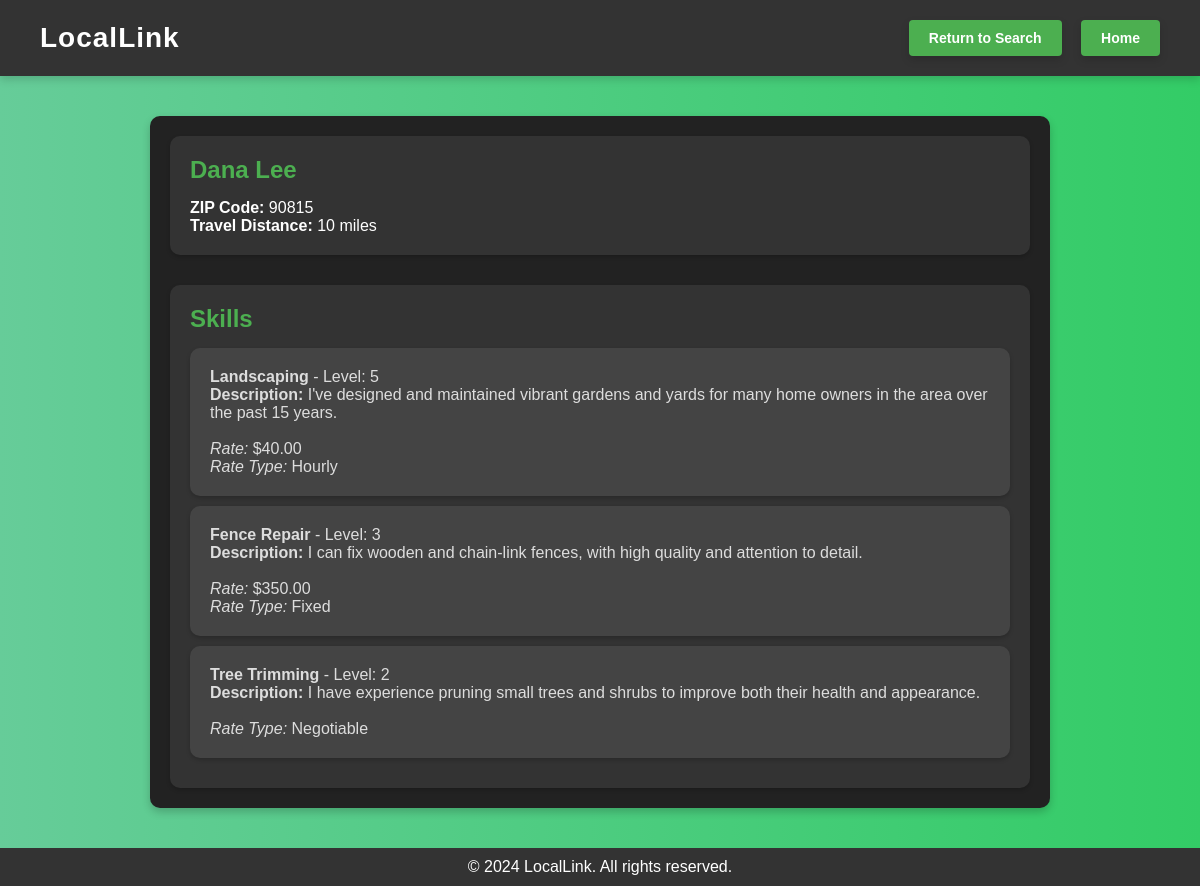
/view/8, run on the app's committed database.
### app/models/worker.py (models this page shows, shortened)
class Worker(db.Model):
    __tablename__ = 'workers'
    id = db.Column(db.Integer, primary_key=True)
    profile_picture = db.Column(db.String(200))
    name = db.Column(db.String(100), nullable=False)
    phone_number = db.Column(db.String(15), unique=True, nullable=False)
    password = db.Column(db.String(200), nullable=False)
    zip_code = db.Column(db.String(10), nullable=False)
    travel_distance = db.Column(db.Integer, nullable=False)
    user_role = db.Column(db.String(50), default='regular')
    about_me = db.Column(db.Text, nullable=True)
    is_online = db.Column(db.Boolean, default=False)
    auto_offline_time = db.Column(db.DateTime, nullable=True)
    job_postings = db.relationship('JobPosting', back_populates='worker')
    contracts = db.relationship('Contract', back_populates='worker')
    skills = db.relationship('Skill', back_populates='worker')  # Add this line

### app/models/skill.py (models this page shows, shortened)
class Skill(db.Model):
    __tablename__ = 'skills'
    id = db.Column(db.Integer, primary_key=True)
    skill_name = db.Column(db.String(120), nullable=False)
    experience_level = db.Column(db.Integer, nullable=False)  # Changed to Integer
    worker_id = db.Column(db.Integer, db.ForeignKey('workers.id'), nullable=False)
    description = db.Column(db.Text, default="No description provided", nullable=False)
    rate_type = db.Column(db.String(20), default="negotiable", nullable=False)
    rate_value = db.Column(db.Float, nullable=True)
    worker = db.relationship('Worker', back_populates='skills')

### app/routes/worker_routes.py (the view, shortened to what this page needs)
@worker_bp.route('/view/<int:worker_id>', methods=['GET'])
def worker_view(worker_id):
    worker = Worker.query.get_or_404(worker_id)
    skills = Skill.query.filter_by(worker_id=worker_id).all()
    employer_id = session.get('employer_id')
    return render_template('worker_view.html', worker=worker, skills=skills)

### app/templates/worker_view.html (shortened to what this page needs)
<!DOCTYPE html>
<html lang="en">
<head>
    <link rel="stylesheet" href="{{ url_for('static', filename='css/worker_view.css') }}">
</head>
<body>
    <header>
        <div class="logo">
            <h1>LocalLink</h1>
        </div>
        <nav>
            <a href="{{ url_for('home.search', zip_code=request.args.get('zip_code'), service_type=request.args.get('service_type')) }}" class="button">Return to Search</a>
            <a href="{{ url_for('home.home') }}" class="button">Home</a>
        </nav>
    </header>
    <main>
        <section class="worker-card">
            <div class="worker-details">
                <h2>{{ worker.name }}</h2>
                <p><strong>ZIP Code:</strong> {{ worker.zip_code }}</p>
                <p><strong>Travel Distance:</strong> {{ worker.travel_distance }} miles</p>
            </div>
            <div class="worker-skills">
                <h2>Skills</h2>
                {% if skills %}
                    <ul>
                        {% for skill in skills %}
                            <li class="worker-skills-card">
                                <strong>{{ skill.skill_name }}</strong> - Level: {{ skill.experience_level }}
                                <p><strong>Description:</strong> {{ skill.description }}</p>
                                {% if skill.rate_type != 'negotiable' %}
                                    <br><em>Rate:</em> ${{ "{:.2f}".format(skill.rate_value|default(0)) }}
                                {% endif %}
                                <br><em>Rate Type:</em> {{ skill.rate_type.capitalize() }}
                            </li>
                        {% endfor %}
                    </ul>
                {% else %}
                    <p>No skills listed yet.</p>
                {% endif %}
            </div>
        </section>
    </main>
    <footer>
        <p>&copy; 2024 LocalLink. All rights reserved.</p>
    </footer>
</body>
</html>

### app/static/css/worker_view.css (style rules this page uses)
* { margin: 0; padding: 0; box-sizing: border-box; }
body { font-family: Arial, sans-serif; background: linear-gradient(to right, #66cc99, #33cc66); color: #333; display: flex; flex-direction: column; min-height: 100vh; margin: 0; }
header { display: flex; justify-content: space-between; align-items: center; background-color: #333; color: white; padding: 20px 40px; box-shadow: 0 4px 8px rgba(0, 0, 0, 0.15); }
header .logo h1 { font-size: 28px; letter-spacing: 1px; }
header nav a { display: flex; color: #fff; text-decoration: none; margin-left: 15px; }
main { flex-grow: 1; display: flex; justify-content: center; align-items: center; padding: 40px; }
.worker-card { background-color: #222; color: white; border-radius: 10px; box-shadow: 0 4px 8px rgba(0, 0, 0, 0.2); padding: 20px; max-width: 900px; width: 100%; display: flex; flex-direction: column; gap: 30px; }
.worker-details, .worker-skills, .contact-worker { padding: 20px; background-color: #333; border-radius: 10px; box-shadow: 0 2px 4px rgba(0, 0, 0, 0.2); }
.worker-details h2, .worker-skills h2, .contact-worker h2 { color: #4CAF50; font-size: 1.5em; margin-bottom: 15px; }
.worker-skills ul { list-style: none; padding: 0; }
.worker-skills ul li { margin-bottom: 10px; color: #ddd; }
.worker-skills-card { padding: 20px; background-color: #444; border-radius: 10px; box-shadow: 0 2px 4px rgba(0, 0, 0, 0.2); }
.button { display: inline-block; padding: 10px 20px; background-color: #4CAF50; color: white; text-decoration: none; font-size: 14px; font-weight: bold; border-radius: 4px; border: none; box-shadow: 0 4px 8px rgba(0, 0, 0, 0.15); cursor: pointer; transition: background-color 0.3s, transform 0.2s; }
footer { text-align: center; padding: 10px; background-color: #333; color: white; margin-top: auto; }

### data on the page
Worker: name "Dana Lee", zip_code "90815", travel_distance "10"
Skill: skill_name "Landscaping", experience_level "5", description "I've designed and maintained vibrant gardens and yards for many home owners in the area over the past 15 years.", rate_value "40.00", rate_type "Hourly"
Skill: skill_name "Fence Repair", experience_level "3", description "I can fix wooden and chain-link fences, with high quality and attention to detail.", rate_value "350.00", rate_type "Fixed"
Skill: skill_name "Tree Trimming", experience_level "2", description "I have experience pruning small trees and shrubs to improve both their health and appearance.", rate_type "Negotiable"
